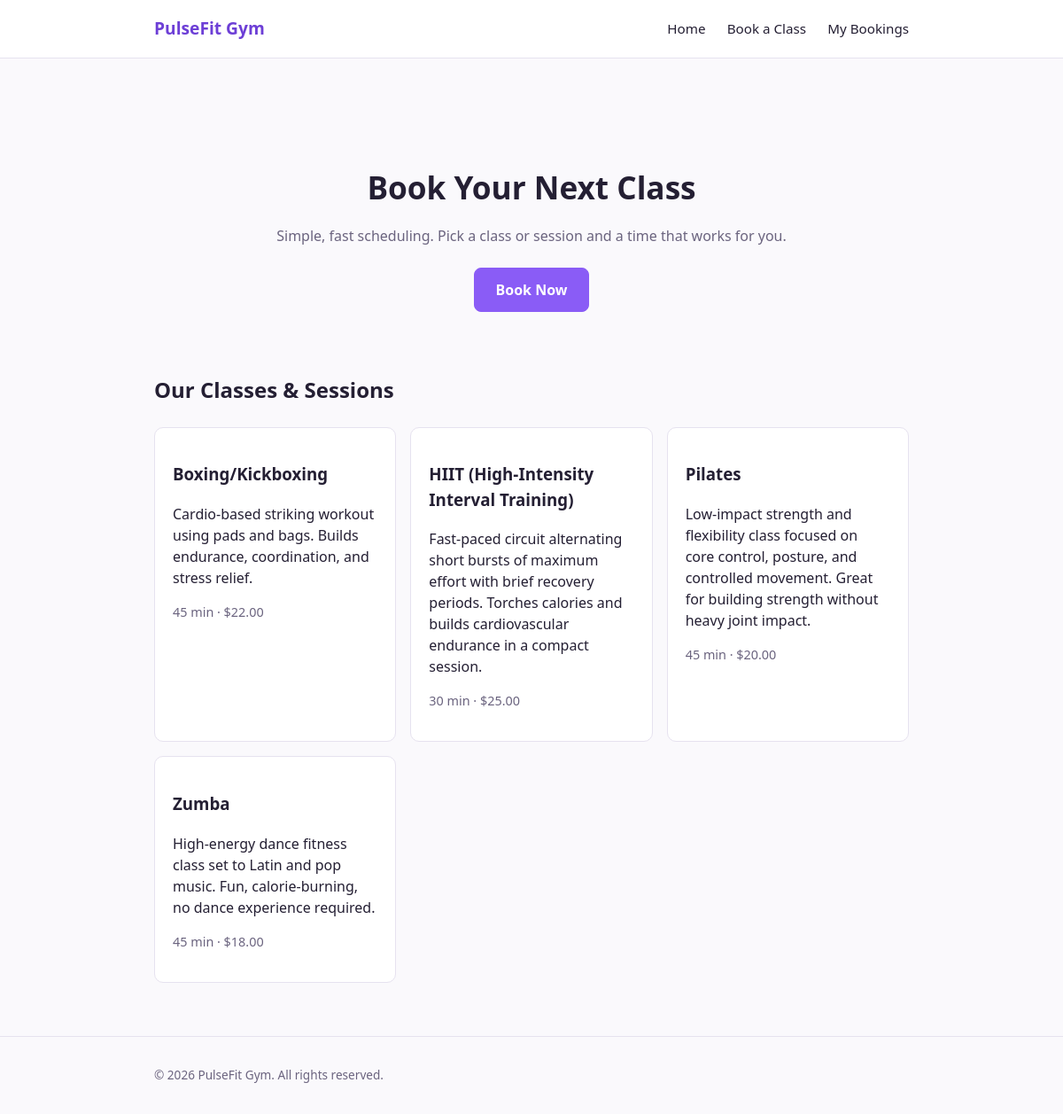
The page / on the database its author committed.
### appointments/models.py (models this page shows, shortened)
class Service(models.Model):
    name = models.CharField(max_length=100)
    description = models.TextField(blank=True)
    duration_minutes = models.PositiveIntegerField(default=30)
    price = models.DecimalField(max_digits=8, decimal_places=2, default=0)
    is_active = models.BooleanField(default=True)
    class Meta:
        ordering = ["name"]

### appointments/views.py (the view)
# urls.py: path("", views.home, name="home"),
def home(request):
    services = Service.objects.filter(is_active=True)
    return render(request, "home.html", {"services": services})

### templates/home.html (shortened to what this page needs)
{% extends "base.html" %}
{% block content %}
    <section class="hero">
        <h1>Book Your Next Class</h1>
        <p>Simple, fast scheduling. Pick a class or session and a time that works for you.</p>
        <a href="{% url 'book-appointment' %}" class="btn btn-primary">Book Now</a>
    </section>
    <section class="services">
        <h2>Our Classes &amp; Sessions</h2>
        <div class="service-grid">
            {% for service in services %}
                <div class="service-card">
                    <h3>{{ service.name }}</h3>
                    <p>{{ service.description }}</p>
                    <p class="service-meta">{{ service.duration_minutes }} min &middot; ${{ service.price }}</p>
                </div>
            {% empty %}
                <p>No classes yet. Add some in the admin panel.</p>
            {% endfor %}
        </div>
    </section>
{% endblock %}

### templates/base.html (shortened to what this page needs)
{% load static %}
<!DOCTYPE html>
<html lang="en">
<head>
    <link rel="stylesheet" href="{% static 'css/style.css' %}">
</head>
<body>
    <header class="site-header">
        <div class="container header-inner">
            <a href="{% url 'home' %}" class="brand">PulseFit Gym</a>
            <nav>
                <a href="{% url 'home' %}">Home</a>
                <a href="{% url 'book-appointment' %}">Book a Class</a>
                <a href="{% url 'my-appointments' %}">My Bookings</a>
            </nav>
        </div>
    </header>
    <main class="container">
        {% block content %}{% endblock %}
    </main>
    <footer class="site-footer">
        <div class="container">
            <p>&copy; 2026 PulseFit Gym. All rights reserved.</p>
        </div>
    </footer>
</body>
</html>

### static/css/style.css (style rules this page uses)
:root { --primary: #8a5cf6; --primary-dark: #6d3fd6; --ink: #241f33; --muted: #6b647f; --bg: #faf9fc; --card-bg: #ffffff; --border: #e6e2ef; --success: #22a55d; --error: #d64545; }
* { box-sizing: border-box; }
body { margin: 0; font-family: 'Segoe UI', system-ui, sans-serif; background: var(--bg); color: var(--ink); line-height: 1.5; }
.container { max-width: 900px; margin: 0 auto; padding: 0 24px; }
.site-header { background: var(--card-bg); border-bottom: 1px solid var(--border); }
.header-inner { display: flex; justify-content: space-between; align-items: center; padding: 18px 24px; }
.brand { font-weight: 700; font-size: 1.2rem; color: var(--primary-dark); text-decoration: none; }
.site-header nav a { margin-left: 20px; color: var(--ink); text-decoration: none; font-size: 0.95rem; }
main.container { padding: 40px 24px 60px; min-height: 60vh; }
.hero { text-align: center; padding: 50px 0; }
.hero h1 { font-size: 2.2rem; margin-bottom: 8px; }
.hero p { color: var(--muted); margin-bottom: 24px; }
.btn { display: inline-block; padding: 12px 24px; border-radius: 8px; text-decoration: none; font-weight: 600; border: 1px solid var(--border); background: var(--card-bg); color: var(--ink); cursor: pointer; }
.btn-primary { background: var(--primary); color: white; border-color: var(--primary); }
.service-grid { display: grid; grid-template-columns: repeat(auto-fit, minmax(220px, 1fr)); gap: 16px; margin-top: 24px; }
.service-card { background: var(--card-bg); border: 1px solid var(--border); border-radius: 10px; padding: 20px; }
.service-meta { color: var(--muted); font-size: 0.9rem; }
.site-footer { border-top: 1px solid var(--border); padding: 20px 0; color: var(--muted); font-size: 0.85rem; }

### rows shown on the page
Service: name "Boxing/Kickboxing", description "Cardio-based striking workout using pads and bags. Builds endurance, coordination, and stress relief.", duration_minutes "45", price "22.00"
Service: name "HIIT (High-Intensity Interval Training)", description "Fast-paced circuit alternating short bursts of maximum effort with brief recovery periods. Torches calories and builds cardiovascular endurance in a compact session.", duration_minutes "30", price "25.00"
Service: name "Pilates", description "Low-impact strength and flexibility class focused on core control, posture, and controlled movement. Great for building strength without heavy joint impact.", duration_minutes "45", price "20.00"
Service: name "Zumba", description "High-energy dance fitness class set to Latin and pop music. Fun, calorie-burning, no dance experience required.", duration_minutes "45", price "18.00"
